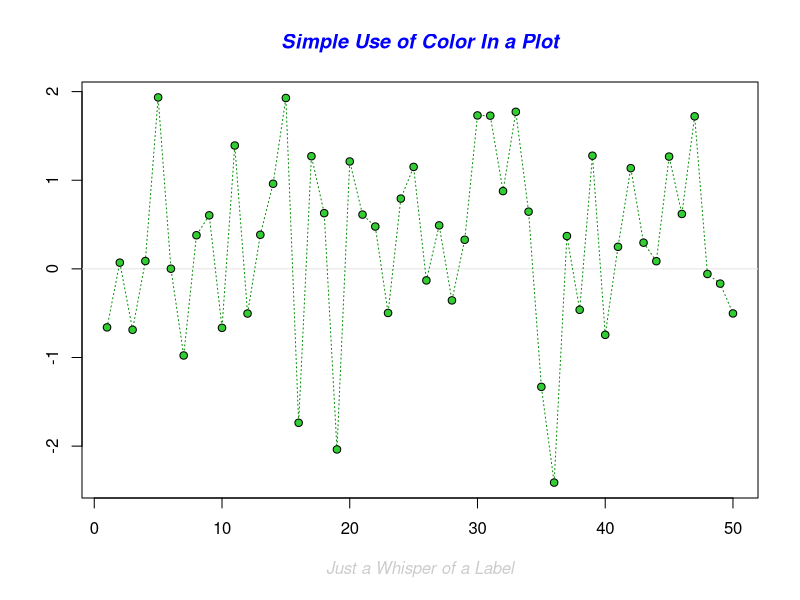
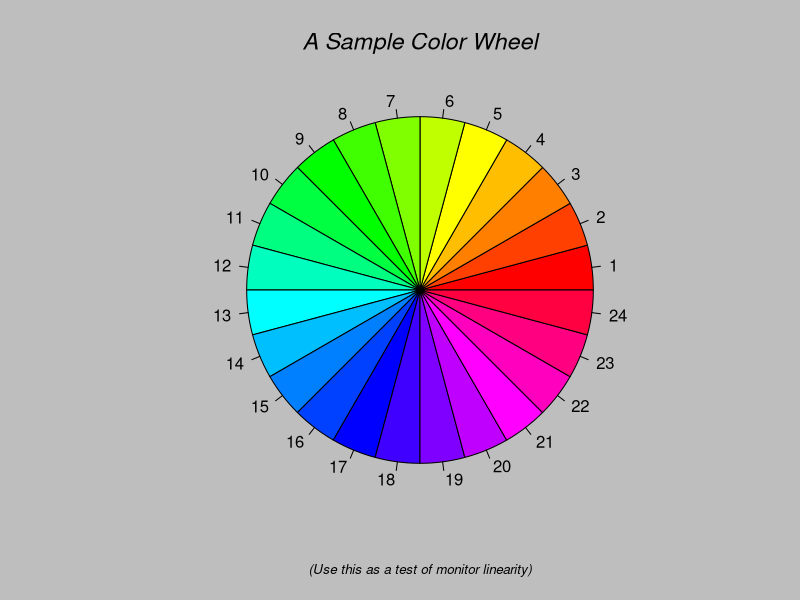
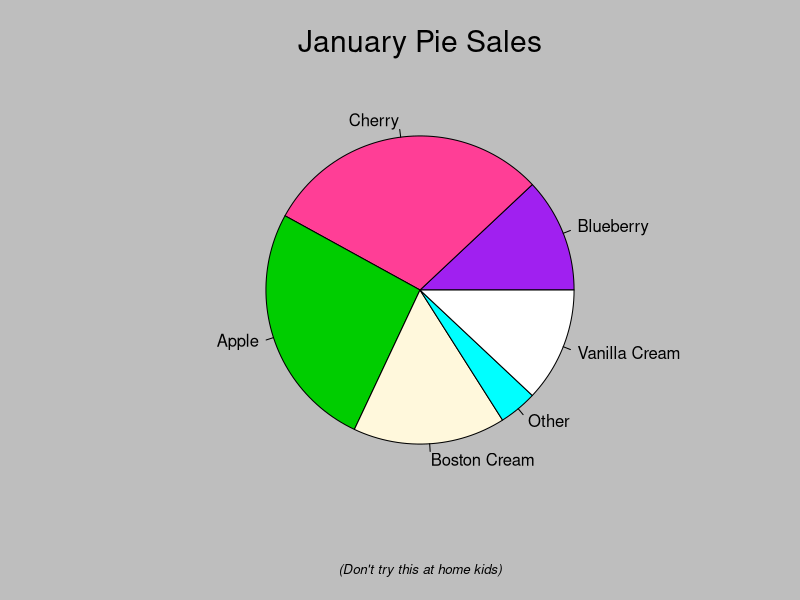
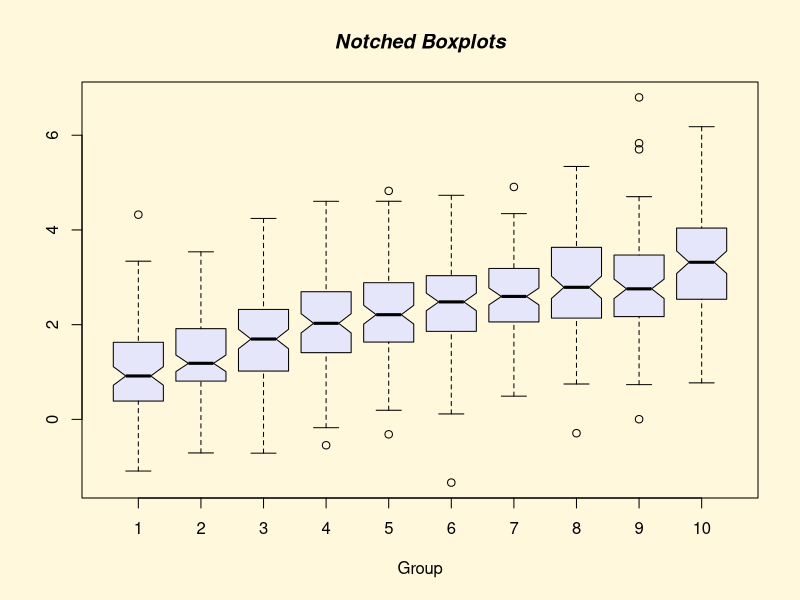
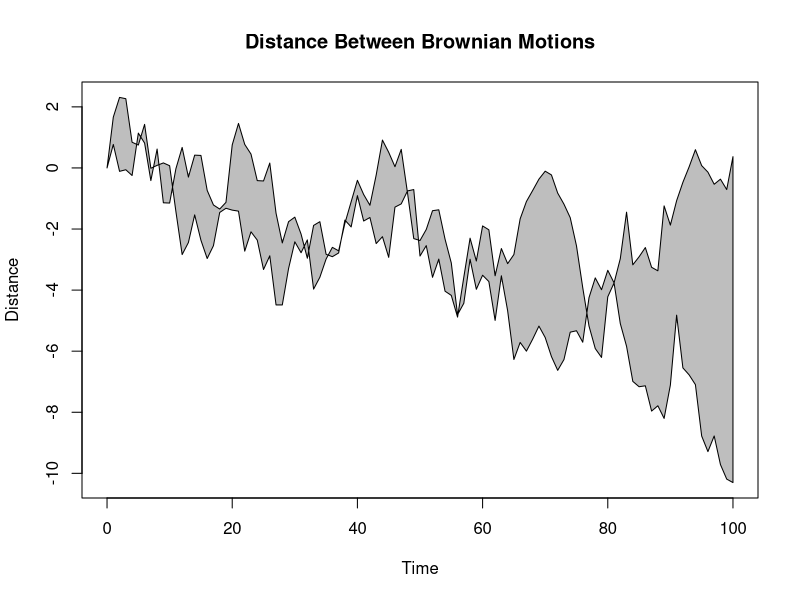
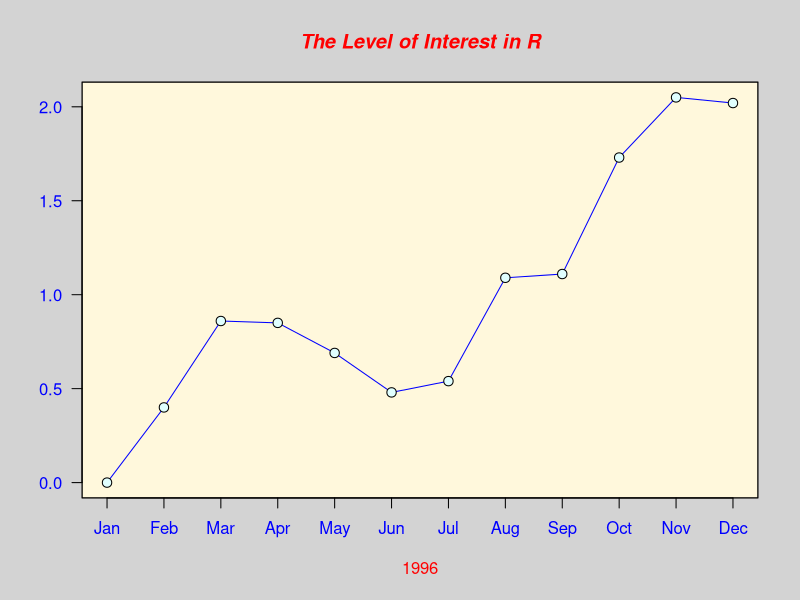
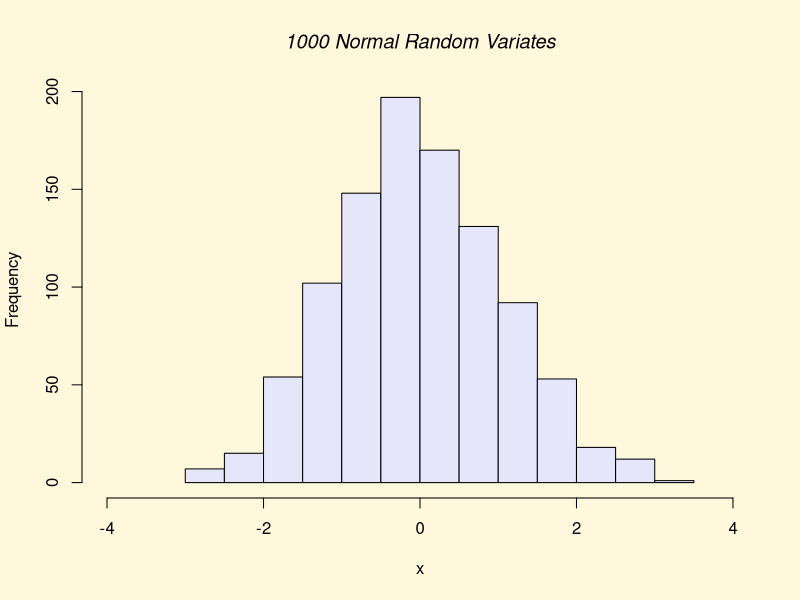
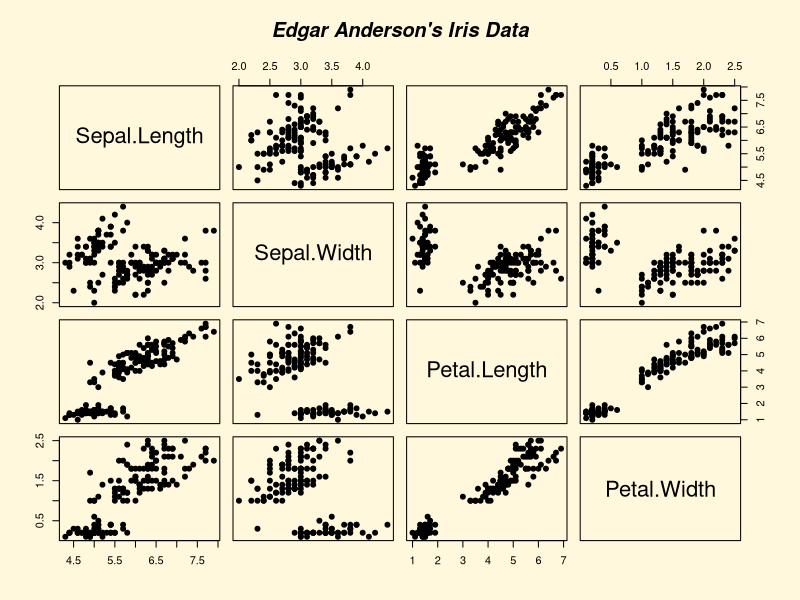

Write R code to recreate these figures, in order.
###################################################
### Mehr zu Graphik
###################################################

demo("graphics")

## Konfigurierbarkeit: par()
?par
example(par)

par("mfrow")
par("mar")
par("oma")
opar <- par(mfrow = c(1, 2))
opar
par()$mfrow
par(opar)
par()$mfrow
par()$oma

oldpar <- par(mfrow = c(2, 2), mar = c(5.1, 4.1, 4.1, 0.1),
              oma = c(0, 0, 4, 0))
for (i in 1:4) {
  x <- rnorm(1000,i,1)
  hist(x, main = paste("mean =", i),
       xlim = c(-1, 7), ylab = "frequency")
}
title("Normalverteilung", outer = TRUE)
par(oldpar)

oldpar <- par(mar = rep(4, 4), oma = rep(2, 4))
plot(Petal.Length ~ Petal.Width, data = iris)
box("figure", lty = 2)
par(oldpar)

oldpar <- par(mar = rep(4, 4), oma = rep(2, 4), mfrow = c(1, 2))
plot(Petal.Length ~ Petal.Width, data = iris)
box("figure", lty = 2, col = 2)
plot(Sepal.Length ~ Sepal.Width, data = iris)
box("figure", lty = 2, col = 3)
box("outer", lty = 1, col = 1)
box("inner", lty = 1, col = 1)
par(oldpar)

oldpar <- par(mfrow = c(1, 2))
hist(iris$Sepal.Length)
hist(iris$Sepal.Width)
par(oldpar)

## Low-level Graphik
x <- runif(600, 0, 1)
plot(x, axes = FALSE, xlab = "", ylab = "")
axis(1, c(10, 500), labels = c("10.0", "500.0"))
axis(2)
box()
title(xlab = "index")
text(10, 0, labels = "abcd")
mtext("Werte", 2, 2)
abline(h = mean(x), col = 2, lty = 2, lwd = 2)

plot(Sepal.Length ~ Sepal.Width, data = iris, xlim = c(1, 5),
     ylim = c(4, 8), axes = FALSE, xlab = "", ylab = "")
box()
axis(2)
axis(4)
axis(1, c(2, 4), c("2.0", "4.0"))
mtext("iris", 1, line = 0)
mtext("iris", 1, line = 4)
text(1.5, 7, "abc")

example(title)
example(points)

plot(Sepal.Length ~ Sepal.Width, data = iris)
points(3, 5, pch = 19, col = 4)
lines(c(2, 4), c(4, 7))


## Ausgabe von Graphik: Devices
?Devices
?pdf

pdf("myfig.pdf")
plot(x, pch = 17)
dev.off()

jpeg("myfig.jpeg")
plot(x, pch = 17)
dev.off()

pdf("myfig2.pdf", width = 12, height = 12)
plot(x, pch = 17)
dev.off()

## Farben
?palette
palette()

pie(rep(1, 10), col = 1:10)

palette(grey.colors(12))
pie(rep(1, 10), col = 1:10)
palette("default")

?rainbow
pie(rep(1, 10), col = rainbow(10))

if (!require("colorspace")) {
  install.packages("colorspace")
  library("colorspace")
}

?rainbow_hcl
pie(rep(1, 10), col = rainbow_hcl(10))


